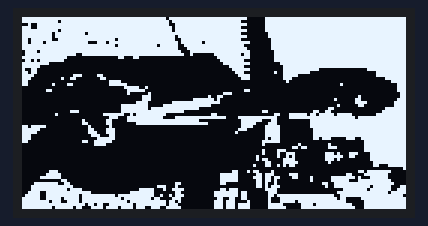
Bench run of a sketch on a simulated Arduino Uno, built with avr-gcc and run on an emulated ATmega328P. Shown: 128×64 one-colour display.

Above: at 0.1 s.

The sketch:

oled-test.ino
```cpp
#include <Wire.h>
#include <Adafruit_GFX.h>
#include <Adafruit_SSD1306.h>
#define SCREEN_WIDTH 128 // OLED display width, in pixels
#define SCREEN_HEIGHT 64 // OLED display height, in pixels
// Declaration for an SSD1306 display connected to I2C (SDA, SCL pins)
#define OLED_RESET     -1 // Reset pin # (or -1 if sharing Arduino resetpin)

Adafruit_SSD1306 display(SCREEN_WIDTH, SCREEN_HEIGHT, &Wire, OLED_RESET);

const unsigned char gabe [] PROGMEM = {
	0xff, 0xff, 0xff, 0xff, 0xff, 0xff, 0x7f, 0xff, 0xff, 0xe0, 0x7f, 0xff, 0xff, 0xff, 0xff, 0xff,
	0xff, 0xf7, 0xff, 0xff, 0xff, 0xff, 0xbf, 0xff, 0xff, 0x80, 0x7f, 0xff, 0xff, 0xff, 0xff, 0xff,
	0x27, 0xff, 0xff, 0xff, 0xff, 0xff, 0x9f, 0xff, 0xff, 0xe0, 0x7f, 0xff, 0xff, 0xff, 0xff, 0xff,
	0xe7, 0xff, 0xff, 0xff, 0xff, 0xff, 0xdf, 0xff, 0xff, 0x80, 0x7f, 0xff, 0xff, 0xff, 0xff, 0xff,
	0xff, 0xf7, 0xff, 0xff, 0xff, 0xff, 0xdf, 0xff, 0xff, 0xe0, 0x7f, 0xff, 0xff, 0xff, 0xff, 0xff,
	0xff, 0xdf, 0xfb, 0xff, 0xff, 0xff, 0xff, 0xff, 0xff, 0x80, 0x3f, 0xff, 0xff, 0xff, 0xff, 0xff,
	0xff, 0xdf, 0xff, 0xff, 0xff, 0xff, 0xef, 0xff, 0xff, 0xe0, 0x3f, 0xff, 0xff, 0xff, 0xff, 0xff,
	0xdf, 0xcf, 0xff, 0xfe, 0xff, 0xff, 0xe7, 0xff, 0xff, 0x80, 0x1f, 0xff, 0xff, 0xff, 0xff, 0xff,
	0xde, 0xff, 0xfc, 0x77, 0xff, 0xff, 0xf7, 0xf7, 0xff, 0xf0, 0x1f, 0xff, 0xff, 0xff, 0xff, 0xff,
	0xff, 0xff, 0xff, 0xfe, 0xff, 0xfb, 0xf3, 0xff, 0xff, 0xc0, 0x1f, 0xff, 0xff, 0xff, 0xff, 0xff,
	0xff, 0xff, 0xff, 0xff, 0xff, 0xff, 0xf1, 0xff, 0xff, 0xe0, 0x1f, 0xff, 0xff, 0xff, 0xff, 0xff,
	0x7b, 0xff, 0xff, 0xff, 0xff, 0xff, 0xf8, 0xff, 0xff, 0xf0, 0x0f, 0xff, 0xff, 0xff, 0xff, 0xff,
	0x7f, 0xff, 0xcf, 0xff, 0xff, 0xff, 0xfc, 0x80, 0xff, 0xb0, 0x0f, 0xff, 0xff, 0xff, 0xff, 0xff,
	0xff, 0xfe, 0x00, 0x00, 0xc6, 0x00, 0x00, 0x00, 0x7f, 0xf0, 0x0f, 0xff, 0xff, 0xff, 0xff, 0xff,
	0x6b, 0xfc, 0x00, 0x00, 0x00, 0x00, 0x00, 0x00, 0x3f, 0xc0, 0x0f, 0xff, 0xff, 0xff, 0xff, 0xff,
	0xff, 0x80, 0x00, 0x00, 0x00, 0x00, 0x00, 0x00, 0x1f, 0xf0, 0x03, 0xff, 0xff, 0xff, 0xff, 0xff,
	0xfc, 0x00, 0x00, 0x00, 0x00, 0x00, 0x00, 0x00, 0x07, 0xc0, 0x01, 0xff, 0xff, 0xff, 0xff, 0xff,
	0x98, 0x00, 0x00, 0x00, 0x00, 0x00, 0x00, 0x00, 0x03, 0xf0, 0x01, 0xff, 0xe0, 0x00, 0x1f, 0xff,
	0xd8, 0x00, 0x00, 0x00, 0x00, 0x00, 0x00, 0x00, 0x01, 0xc0, 0x09, 0xff, 0x00, 0x00, 0x03, 0xff,
	0xf0, 0x00, 0x70, 0x60, 0x00, 0x00, 0x00, 0x00, 0x00, 0xf0, 0x01, 0xf0, 0x00, 0x00, 0x03, 0xff,
	0xe0, 0x04, 0xc0, 0x30, 0x00, 0x00, 0x00, 0x00, 0x00, 0x70, 0x01, 0xc0, 0x00, 0x00, 0x00, 0x7f,
	0xc0, 0x00, 0x00, 0x07, 0x80, 0x00, 0x00, 0x00, 0x00, 0x00, 0x00, 0x80, 0x00, 0x00, 0x00, 0x1f,
	0xc0, 0x21, 0x80, 0x07, 0xe0, 0x00, 0x00, 0x00, 0x00, 0x00, 0x00, 0x00, 0x00, 0x20, 0x00, 0x07,
	0x00, 0x00, 0x00, 0x00, 0x3e, 0x40, 0x00, 0x00, 0x00, 0x00, 0x00, 0x00, 0x00, 0x00, 0x00, 0x07,
	0x00, 0xc0, 0x00, 0x00, 0x1f, 0x80, 0x00, 0x00, 0x00, 0x30, 0x00, 0x00, 0x00, 0x00, 0x00, 0x07,
	0x00, 0x00, 0x00, 0x00, 0x10, 0x20, 0x00, 0x00, 0x1c, 0x00, 0x00, 0x00, 0x00, 0x00, 0x00, 0x03,
	0x00, 0x00, 0x00, 0x00, 0x00, 0xe0, 0x00, 0x02, 0x60, 0x00, 0x00, 0x00, 0x00, 0x00, 0x80, 0x03,
	0x00, 0x00, 0x00, 0x00, 0x00, 0xe0, 0x00, 0x7f, 0x40, 0x00, 0x00, 0x00, 0x00, 0x81, 0x80, 0x07,
	0x00, 0x00, 0x00, 0x00, 0x03, 0xc0, 0x3f, 0xff, 0xc0, 0x00, 0x00, 0x00, 0x00, 0x01, 0xe0, 0x0f,
	0x00, 0x00, 0x00, 0x00, 0x7f, 0xc1, 0xff, 0xfe, 0x00, 0x00, 0x00, 0x00, 0x00, 0x40, 0xc0, 0x0f,
	0x00, 0x00, 0x00, 0x00, 0x7f, 0xdf, 0xff, 0xe0, 0x00, 0x00, 0x00, 0x00, 0x03, 0x00, 0x00, 0x7f,
	0x00, 0x00, 0xe0, 0x00, 0x7f, 0xff, 0xfc, 0x00, 0x00, 0x00, 0xc0, 0x00, 0x66, 0x00, 0x00, 0xff,
	0x00, 0x10, 0x00, 0x1f, 0xcb, 0xff, 0x00, 0x01, 0x80, 0x00, 0x0c, 0x7e, 0xdf, 0x7c, 0x03, 0xff,
	0x00, 0x00, 0x00, 0x07, 0x1f, 0xfe, 0x1f, 0xff, 0xf0, 0xff, 0xf8, 0x7f, 0xff, 0xfe, 0xff, 0xff,
	0x00, 0x00, 0x08, 0x0c, 0x1f, 0xff, 0xff, 0xe0, 0x00, 0x7f, 0x18, 0x00, 0xff, 0xff, 0xff, 0xff,
	0x00, 0x00, 0x0c, 0x0c, 0x03, 0xff, 0xff, 0xfc, 0x00, 0x7c, 0x38, 0x00, 0xff, 0xff, 0xff, 0xff,
	0xdf, 0x00, 0x02, 0x04, 0x00, 0x00, 0x00, 0x00, 0x00, 0x78, 0x7c, 0x00, 0xff, 0xff, 0xff, 0xff,
	0xfc, 0x00, 0x03, 0x0e, 0x00, 0x00, 0x00, 0x00, 0x00, 0xe0, 0x7c, 0x00, 0x7f, 0xff, 0xff, 0xff,
	0xf8, 0x00, 0x03, 0x8e, 0x00, 0x00, 0x00, 0x00, 0x01, 0x00, 0x7c, 0x00, 0x7f, 0xff, 0xff, 0xff,
	0xe0, 0x00, 0x01, 0xc6, 0x00, 0x00, 0x00, 0x00, 0x00, 0x00, 0x7c, 0x00, 0x7f, 0xff, 0xff, 0xff,
	0xe0, 0x00, 0x00, 0x7e, 0x00, 0x00, 0x00, 0x00, 0x00, 0x00, 0x5c, 0x00, 0x6e, 0x0e, 0x7f, 0xff,
	0xc0, 0x00, 0x0c, 0xfc, 0x00, 0x00, 0x00, 0x00, 0x00, 0x00, 0xfc, 0x00, 0x00, 0x00, 0x3f, 0xff,
	0x00, 0x00, 0x00, 0xf0, 0x00, 0x00, 0x00, 0x00, 0x00, 0x00, 0x80, 0x08, 0x02, 0x00, 0x3f, 0xff,
	0x00, 0x00, 0x00, 0x00, 0x00, 0x00, 0x00, 0x00, 0x00, 0x00, 0x00, 0x36, 0x03, 0x80, 0x3f, 0xff,
	0x00, 0x00, 0x00, 0x00, 0x00, 0x00, 0x00, 0x00, 0x00, 0x00, 0x87, 0x00, 0x00, 0x00, 0x3f, 0xff,
	0x00, 0x00, 0x00, 0x00, 0x00, 0x00, 0x00, 0x00, 0x00, 0x00, 0x84, 0xe0, 0x07, 0x47, 0x0f, 0xff,
	0x00, 0x00, 0x00, 0x00, 0x00, 0x00, 0x00, 0x00, 0x00, 0x02, 0x04, 0xa0, 0x07, 0xe6, 0x0f, 0xff,
	0x00, 0x00, 0x00, 0x00, 0x00, 0x00, 0x00, 0x00, 0x00, 0x02, 0xc1, 0xe0, 0x07, 0x40, 0x0f, 0xff,
	0x00, 0x00, 0x00, 0x00, 0x00, 0x00, 0x00, 0x00, 0x00, 0x00, 0x61, 0xf0, 0x02, 0x00, 0x07, 0xff,
	0x00, 0x00, 0x00, 0x00, 0x00, 0x00, 0x00, 0x00, 0x00, 0x04, 0x65, 0x60, 0x00, 0x00, 0x06, 0x3f,
	0x00, 0x00, 0x00, 0x00, 0x00, 0x00, 0x00, 0x00, 0x00, 0x00, 0x00, 0x00, 0x00, 0x00, 0x00, 0x01,
	0x00, 0x70, 0x00, 0x00, 0x00, 0x00, 0x00, 0x00, 0x03, 0x16, 0x10, 0x00, 0x00, 0x00, 0xdf, 0xe0,
	0x00, 0xf8, 0x00, 0x00, 0x00, 0x00, 0x00, 0x00, 0x3f, 0x03, 0x70, 0x70, 0x00, 0x0c, 0x3f, 0xc0,
	0x03, 0xf8, 0x00, 0x00, 0x00, 0x00, 0x00, 0x00, 0x3f, 0x07, 0x6c, 0x30, 0x81, 0xfe, 0x8f, 0xc0,
	0x00, 0x06, 0x00, 0x00, 0x00, 0x00, 0x00, 0x00, 0x3f, 0x03, 0x68, 0x00, 0x81, 0xf8, 0xff, 0xe0,
	0x0f, 0xf3, 0x00, 0x00, 0x00, 0x00, 0x18, 0x00, 0x30, 0x03, 0x48, 0x00, 0x0c, 0xff, 0xff, 0xf0,
	0x1f, 0xff, 0x80, 0x00, 0x00, 0x07, 0x10, 0x00, 0x00, 0x03, 0x5c, 0x00, 0x04, 0xff, 0xf7, 0xe3,
	0x1f, 0xfe, 0xf0, 0x00, 0x01, 0xf1, 0x3c, 0x00, 0x37, 0x00, 0x78, 0x00, 0x00, 0x1f, 0xef, 0xe7,
	0x3c, 0xff, 0xfe, 0x00, 0x0f, 0xf0, 0x18, 0x00, 0xff, 0x60, 0x38, 0x00, 0x00, 0x7f, 0xff, 0xdf,
	0x7c, 0xff, 0xef, 0xfe, 0xff, 0xf2, 0x5c, 0x00, 0xff, 0x60, 0x37, 0xff, 0xff, 0x3f, 0xff, 0xfe,
	0xfc, 0xfb, 0xef, 0xff, 0xbf, 0xec, 0x38, 0x00, 0x66, 0x60, 0x23, 0xff, 0xff, 0xb0, 0x7f, 0xff,
	0xff, 0xb9, 0xef, 0xff, 0xef, 0xff, 0x68, 0x00, 0xee, 0x10, 0x23, 0xef, 0xff, 0xf0, 0x3f, 0xff,
	0xff, 0xff, 0xfb, 0x67, 0xfb, 0xff, 0x70, 0x00, 0xee, 0xf0, 0x3e, 0x07, 0xbf, 0xfc, 0x3f, 0xff,
	0xff, 0xdf, 0xb1, 0xef, 0x7b, 0x9c, 0xf8, 0x00, 0xee, 0xf0, 0x3f, 0x07, 0xff, 0xfe, 0x3f, 0xff
};

void setup()
{

  Serial.begin(115200);
  // SSD1306_SWITCHCAPVCC = generate display voltage from 3.3V internally
  if (!display.begin(SSD1306_SWITCHCAPVCC, 0x3C)) {
    Serial.println(F("SSD1306 allocation failed"));
    for (;;); // Don't proceed, loop forever
  }

  // Clear the buffer.
  display.clearDisplay();

}

void loop() {
  display.drawBitmap(
    (display.width()  - SCREEN_WIDTH ) / 2,
    (display.height() - SCREEN_HEIGHT) / 2,
    gabe, SCREEN_WIDTH, SCREEN_HEIGHT, 1);
  // Exibe no display
  display.display();
}
```
